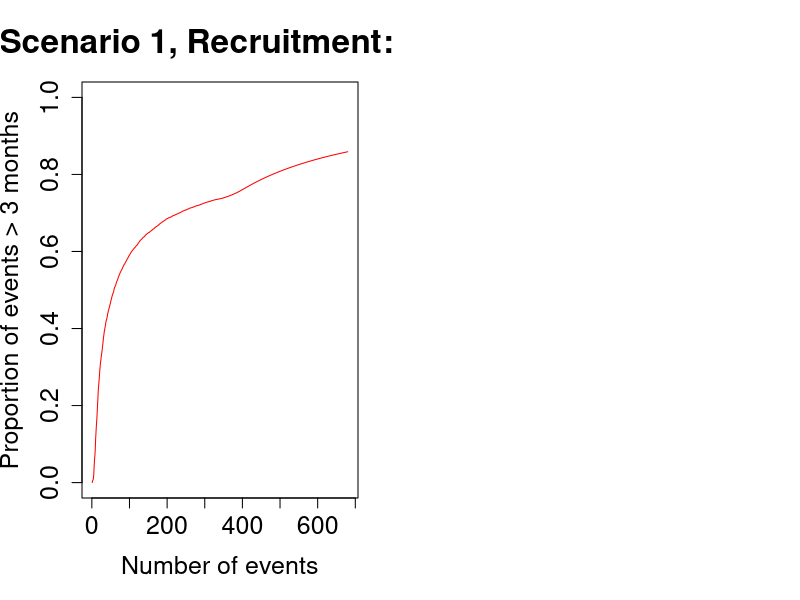

Write the R code that produced this figure. (Note: this script raises an error after producing the figure.)
# Efficient data generator
generateData <- function(lambdac, HR1, T1, HR2, numPatients, recTime) {
  # control
  u_c <- runif(numPatients)
  control_time <- -log(u_c)/lambdac
  
  # treatment
  u_t <- runif(numPatients)
  CP <- exp(-lambdac * HR1 * T1)
  treatment_time <- numeric(numPatients)
  idx <- u_t > CP
  treatment_time[idx] <- -log(u_t[idx]) / (lambdac * HR1)
  treatment_time[!idx] <- (1/(lambdac * HR2)) * (lambdac * HR2 * T1 - log(u_t[!idx]) - lambdac * HR1 * T1)
  
  time <- c(control_time, treatment_time)
  group <- rep(c("Control", "Treatment"), each = numPatients)
  rec_time <- runif(numPatients * 2, 0, recTime)
  pseudo_time <- time + rec_time
  
  data.frame(time, group, rec_time, pseudo_time)
}

# Vectorized censoring calculation
censFunc <- function(time, rec_time, pseudo_time, censTime) {
  enrolled <- rec_time <= censTime
  status <- as.integer(pseudo_time <= censTime)
  surv_time <- ifelse(status == 1, time, censTime - rec_time)
  list(status = status[enrolled], surv_time = surv_time[enrolled])
}

# Vectorized proportion of events > 3 months
propEventsGivenCensor <- function(calTimes, time, rec_time, pseudo_time, threshold = 3) {
  sapply(calTimes, function(ct) {
    tmp <- censFunc(time, rec_time, pseudo_time, ct)
    mean(tmp$surv_time[tmp$status == 1] > threshold)
  })
}

# Main function
propEventFunc <- function(lambdac, HR1, T1, HR2, numPatients, recTime, numSimulations = 100) {
  # Preallocate list for results
  eventProps <- vector("list", numSimulations)
  
  for (k in seq_len(numSimulations)) {
    dat <- generateData(lambdac, HR1, T1, HR2, numPatients, recTime)
    dat <- dat[order(dat$pseudo_time), ]
    eventProps[[k]] <- propEventsGivenCensor(
      calTimes = dat$pseudo_time,
      time = dat$time,
      rec_time = dat$rec_time,
      pseudo_time = dat$pseudo_time
    )
  }
  
  # Combine results into a matrix
  propMatrix <- do.call(rbind, eventProps)
  
  # Compute summary statistics
  eventMean <- colMeans(propMatrix)
  eventSD   <- apply(propMatrix, 2, sd)
  eventSE   <- eventSD / sqrt(numSimulations)
  
  list(
    eventProp = eventMean,
    eventVec  = seq_len(numPatients * 2),
    calTime   = dat$pseudo_time,
    eventMean = eventMean,
    eventSD   = eventSD,
    eventSE   = eventSE
  )
}




scen_list <- list(A = list(HR1 = 0.75,
                           HR2 = 0.75,
                           delay = 0),
                  B = list(HR1 = 1,
                           HR2 = 1,
                           delay = 0),
                  C = list(HR1 = 1.3,
                           HR2 = 1.3,
                           delay = 0),
                  D = list(HR1 = 1,
                           HR2 = 0.693,
                           delay = 3),
                  E = list(HR1 = 1,
                           HR2 = 0.620,
                           delay = 6),
                  F = list(HR1 = 1.3,
                           HR2 = 0.628,
                           delay = 3)
)

lambda_c <- log(2)/12
n_c <- 340
n_t <- 340
num_events <- 512





events_v_prop_func <- function(scenario, rec_duration){
  
  # Example run
  x1 <- propEventFunc(lambda_c,
                      scen_list[[scenario]]$HR1, 
                      scen_list[[scenario]]$delay, 
                      scen_list[[scenario]]$HR2,
                      n_c, 
                      rec_duration)
  
  #plotTime <- seq(1, max(x1$calTime), by = 6)
  #plotEvents <- sapply(plotTime, function(pt) sum(x1$calTime < pt))
  
  plot(x1$eventVec, x1$eventProp, type = "l", ylim = c(0, 1),
       xlab = "Number of events", ylab = "Proportion of events > 3 months",
       col = "red", 
       main = paste0("Scenario ", scenario, ", Recruitment: ", rec_duration), 
       cex.axis=1.5, cex.lab=1.5, cex.main=2)
  lines(x1$eventVec, eventMean + 1.96 * eventSE, lty = 2, col = "gray")
  lines(x1$eventVec, eventMean - 1.96 * eventSE, lty = 2, col = "gray")
  #points(x1$eventVec[plotEvents], x1$eventProp[plotEvents])
  abline(h = 2/3, lty = 2)
  abline(v = 512 * 0.5, lty = 3)
  abline(v = 512 * 0.75, lty = 3)
  abline(v = 512, lty = 3)
  
  #print(which(x1$eventProp > (2/3))[1])
}
# 
# for (i in 1:6){
#   events_v_prop_func(i, 34)
# }
# 
# for (i in 1:6){
#   events_v_prop_func(i, 12)
# }

png("Events_Prop_Scen1.png", units="in", width=12, height=5, res=700)
par(mfrow=c(1,2))
events_v_prop_func(1, 34)
events_v_prop_func(1, 12)
dev.off()

png("Events_Prop_Scen6.png", units="in", width=12, height=5, res=700)
par(mfrow=c(1,2))
events_v_prop_func(6, 34)
events_v_prop_func(6, 12)
dev.off()






#############
#Finding parameters that 'break' it
##############


lambda_c <- log(2)/18
HR1 <- 1.3
HR2 <- 0.6
delay <- 5 
n_c <- 340
rec_duration <- 0

x1 <- propEventFunc(lambda_c,
                   HR1, 
                    delay, 
                    HR2,
                    n_c, 
                    rec_duration)

plotTime <- seq(1, max(x1$calTime), by = 6)
plotEvents <- sapply(plotTime, function(pt) sum(x1$calTime < pt))

plot(x1$eventVec, x1$eventProp, type = "l", ylim = c(0, 1),
     xlab = "Number of events", ylab = "Proportion of events > 3 months",
     col = "red", 
     #main = paste0("Scenario ", scenario, ", Recruitment: ", rec_duration), 
     cex.axis=1.5, cex.lab=1.5, cex.main=2)
lines(x1$eventVec, x1$eventMean + 1.96 * x1$eventSE, lty = 2, col = "gray")
lines(x1$eventVec, x1$eventMean - 1.96 * x1$eventSE, lty = 2, col = "gray")
points(x1$eventVec[plotEvents], x1$eventProp[plotEvents])
abline(h = 2/3, lty = 2)
abline(v = 512 * 0.5, lty = 3)
abline(v = 512 * 0.75, lty = 3)
abline(v = 512, lty = 3)


print(which(x1$eventProp > (2/3))[1])
IA_Time <- max(x1$calTime[which(x1$eventProp > (2/3))[1]], x1$calTime[256])
print(IA_Time)
Final_Time <- x1$calTime[512]
print(Final_Time)

#Control survival lines
controlTime1 <- seq(0, 100, by=0.01)
controlSurv1 <- exp(-lambda_c*controlTime1)

#Treatment survival lines
treatmentTime1 <- seq(0, delay, by=0.01)
treatmentSurv1 <- exp(-lambda_c*treatmentTime1*HR1)

treatmentTime2 <- seq(delay, 100, by=0.01)
treatmentSurv2 <- exp(-lambda_c*delay*HR1 - lambda_c*HR2*(treatmentTime2-delay))


# Plotting
plot(controlTime1, controlSurv1, type = "l", ylim = c(0,1), xlim = c(0,60), xlab = "Time", ylab = "Survival", col = "blue")
lines(treatmentTime1, treatmentSurv1, col = "red", lty = 2)
lines(treatmentTime2, treatmentSurv2, col = "red", lty = 2)
legend("topright", legend = c("Control", "Treatment"), lty = 1:2, col = c("blue", "red"))
abline(v = IA_Time)
abline(v = Final_Time)
